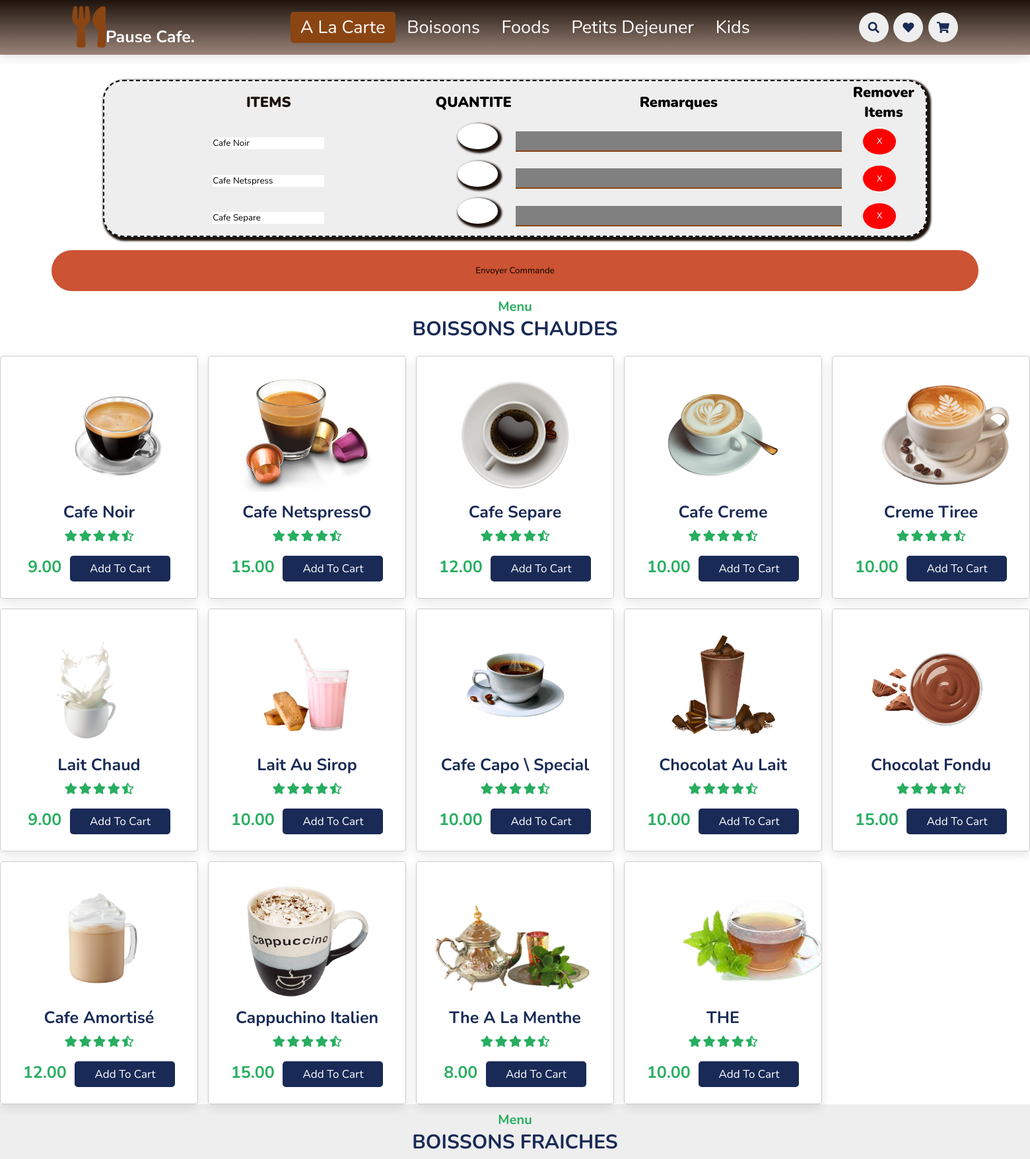
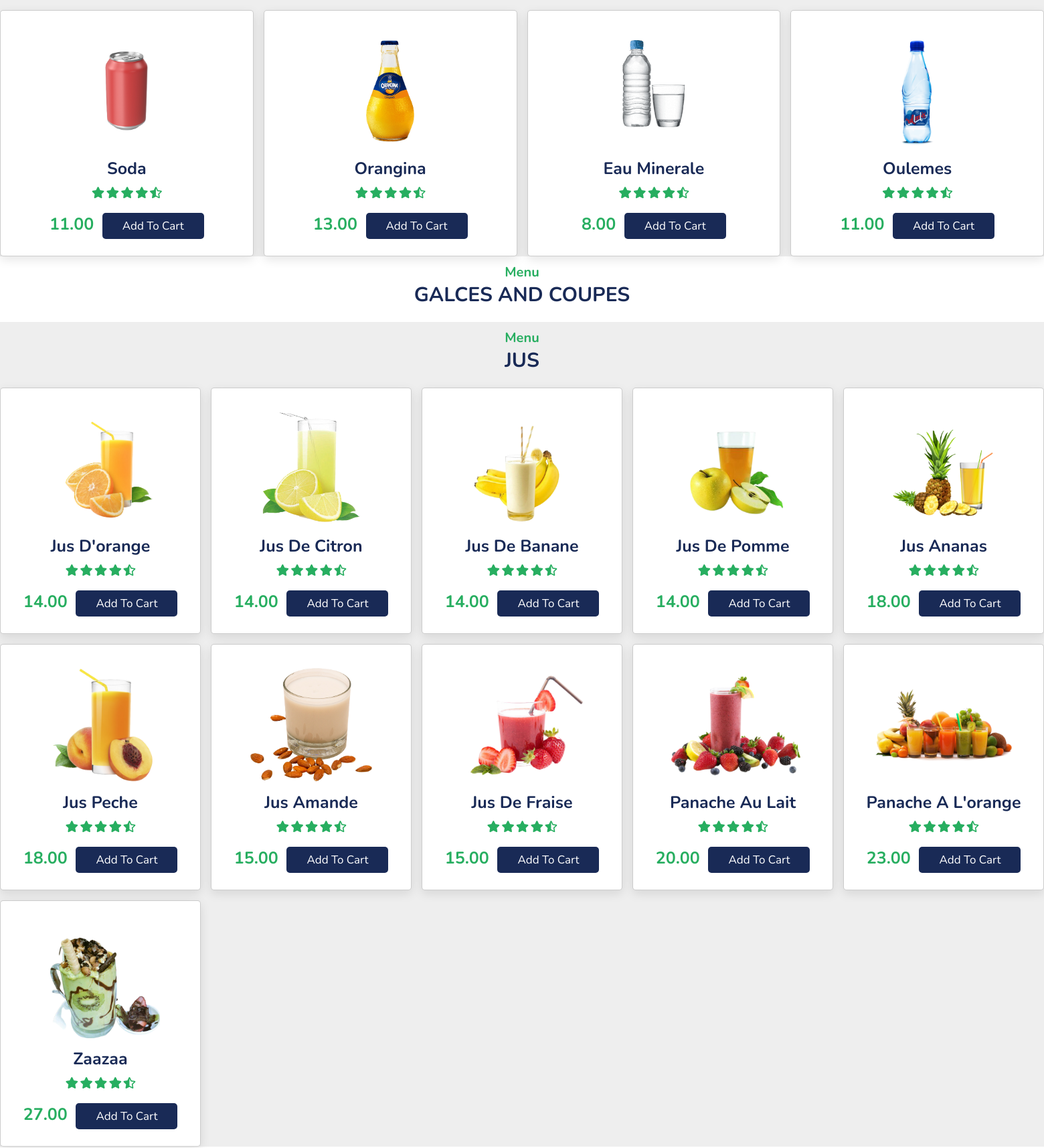
The page /hassanmenu (upper part) on the database its author committed (2 pictures, top to bottom).
### app/models.py (models this page shows, shortened)
class boissonschaudes(models.Model):
    name=models.CharField(max_length=20,primary_key=True)
    desceription=models.TextField(max_length=200,default="")
    prix=models.DecimalField(decimal_places=2,max_digits=4,default=0)
    image=models.ImageField(upload_to='photos',null=True,blank=True)
    rate=models.IntegerField()
    stock=models.BooleanField(default=True)

class boissonsfraiches(models.Model):
    name=models.CharField(max_length=30,primary_key=True)
    desceription=models.TextField(max_length=200)
    prix=models.DecimalField(decimal_places=2,max_digits=4,default=0)
    image=models.ImageField(upload_to='photos',null=True,blank=True)
    rate=models.IntegerField()
    stock=models.BooleanField(default=True)

class jus(models.Model):
    name=models.CharField(max_length=20,primary_key=True)
    desceription=models.TextField(max_length=200)
    prix=models.DecimalField(decimal_places=2,max_digits=4,default=0)
    image=models.ImageField(upload_to='photos',null=True,blank=True)
    rate=models.IntegerField()
    stock=models.BooleanField(default=True)

### app/views.py (the view)
# urls.py: path('hassanmenu',views.hassanmenu,name='hassanmenu'),
def hassanmenu(request):
    print("hhhh")
    print("jjj")
    return render(request,'pages/hassanmenu.html',{'boissonchaudes':boissonschaudes.objects.all(),'boissonsfraiches':boissonsfraiches.objects.all(),'crepe':crepes.objects.all(),'carte':carte.objects.all(),'jus':jus.objects.all(),'glaces':glaces.objects.all()})

### templates/pages/hassanmenu.html (shortened to what this page needs)
{% load static %}
<!DOCTYPE html>
<html lang="en">
<head>
    <link rel="stylesheet" href="https://unpkg.com/swiper/swiper-bundle.min.css" />
    <link rel="stylesheet" href="https://cdnjs.cloudflare.com/ajax/libs/font-awesome/5.15.3/css/all.min.css">
    <link rel="stylesheet" href="{% static 'style4.css'%}">
</head>
<body>
<header>
    <a href="#" class="logo"><i class="fas fa-utensils"></i>pause cafe.</a>
    <nav class="navbar">
        <a class="active" href="#home">a la carte</a>
        <a href="#dishes">boisoons</a>
        <a href="#about">foods</a>
        <a href="#menu">petits dejeuner</a>
        <a href="#review">kids</a>
    </nav>
    <div class="icons">
        <i class="fas fa-search" id="search-icon"></i>
        <a href="#" class="fas fa-heart"></a>
        <a href="#" class="fas fa-shopping-cart"></a>
    </div>
</header>
<div class="panier">
    <h2>MON PANIER</h2>
    <form  method="POST" id='datadiv' action='/commande/'>
    <table class="table1" id="table1">
        <tr >
            <th class="tit">ITEMS</th>
            <th class="qa">QUANTITE</th>
            <th class="rema">remarques</th>
            <th class="re">remover items</th>
        </tr>
        <tr >
            <td class="tit" ><input type="text" value="cafe noir" name='fname' id='fname'></td>
            <td class="qa"><input type="number" name="quantite" id=""  class="qua"></td>
            <td><input type="text" n id="" class="remai" name="rema"></td>
            <td class="re remover"><input type="button" value="x" class="rem " ></td>
        </tr>
        <tr>
            <td class="tit"><input type="text" value="cafe netspress"  name='fname'></td>
            <td class="qa"><input type="number" name="quantite" id=""  class="qua"></td>
            <td><input type="text" id="" class="remai" name="rema"></td>
            <td class="remover"><input type="button" value="x" class="rem"></td>
        </tr>
        <tr>
            <td class="tit"><input type="text" value="cafe separe"  name='fname'></td>
            <td class="qa"><input type="number" name="quantite" id=""  class="qua"></td>
            <td><input type="text"  id="" class="remai" name="rema"></td>
            <td><input type="button" value="x" class="rem"></td>
        </tr>
    </table>
    <input type="button" value="envoyer commande" class="envoi" onclick="complete()">
</form>
</div>
<section class="dishes" id="dishes">
    <h3 class="sub-heading"> menu</h3>
    <h1 class="heading"> boissons chaudes</h1>
    <div class="box-container">
        {% for i in boissonchaudes %}
        <div class="box">
            <img src="{{i.image.url}}" alt="">
            <h3>{{i.name}}</h3>
            <div class="stars">
                <i class="fas fa-star"></i>
                <i class="fas fa-star"></i>
                <i class="fas fa-star"></i>
                <i class="fas fa-star"></i>
                <i class="fas fa-star-half-alt"></i>
            </div>
            <span>{{i.prix}}</span>
            <a href="#" class="btn menuc">add to cart</a>
        </div>
        {% endfor %}
    </div>
</section>
<section class="dishes" id="dishes">
    <h3 class="sub-heading"> menu</h3>
    <h1 class="heading"> boissons fraiches</h1>
    <div class="box-container">
        {% for i in boissonsfraiches%}
        <div class="box">
            <img src="{{i.image.url}}" alt="">
            <h3>{{i.name}}</h3>
            <div class="stars">
                <i class="fas fa-star"></i>
                <i class="fas fa-star"></i>
                <i class="fas fa-star"></i>
                <i class="fas fa-star"></i>
                <i class="fas fa-star-half-alt"></i>
            </div>
            <span>{{i.prix}}</span>
            <a href="#" class="btn menuc">add to cart</a>
        </div>
        {% endfor %}
    </div>
</section>
<section class="dishes" id="dishes">
    <h3 class="sub-heading"> menu</h3>
    <h1 class="heading"> galces and coupes</h1>
</section>
<section class="dishes" id="dishes">
    <h3 class="sub-heading"> menu</h3>
    <h1 class="heading"> jus</h1>
    <div class="box-container">
        {% for i in jus %}
        <div class="box">
            <img src="{{i.image.url}}" alt="">
            <h3>{{i.name}}</h3>
            <div class="stars">
                <i class="fas fa-star"></i>
                <i class="fas fa-star"></i>
                <i class="fas fa-star"></i>
                <i class="fas fa-star"></i>
                <i class="fas fa-star-half-alt"></i>
            </div>
            <span>{{i.prix}}</span>
            <a href="#" class="btn menuc">add to cart</a>
        </div>
        {% endfor %}
    </div>
</section>
</body>
</html>

### app/static/style4.css (style rules this page uses)
:root { --green:#27ae60; --black:#192a56; --light-color:#666; --box-shadow:0 .5rem 1.5rem rgba(0,0,0,.1); }
* { font-family: 'Nunito', sans-serif; margin:0; padding:0; box-sizing: border-box; text-decoration: none; outline: none; border:none; text-transform: capitalize; transition: all .2s linear; }
html { font-size: 62.5%; overflow-x: hidden; scroll-padding-top: 5.5rem; scroll-behavior: smooth; }
section { width: 100%; }
section:nth-child(even) { background:#eee; }
.sub-heading { text-align: center; color:var(--green); font-size: 2rem; padding-top: 1rem; }
.heading { text-align: center; color:var(--black); font-size: 3rem; padding-bottom: 2rem; text-transform: uppercase; }
.btn { margin-top: 1rem; display: inline-block; font-size: 1.7rem; color:#fff; background: var(--black); border-radius: .5rem; cursor: pointer; padding:.8rem 3rem; }
header { position: fixed; top:0; left: 0; right:0; background:linear-gradient(#1e130c, #9a8478); padding:1rem 7%; display: flex; align-items: center; justify-content: space-between; z-index: 1000; box-shadow: var(--box-shadow); }
header .logo { color:white; font-size: 2.5rem; font-weight: bolder; }
header .logo i { color:saddlebrown; font-size: 4vw; }
header .navbar a { font-size: 2.7rem; color: white; border-radius: .5rem; padding:.5rem 1.5rem; }
header .navbar a.active, header .navbar a:hover { color:#fff; background: saddlebrown; }
header .icons i, header .icons a { cursor: pointer; margin-left: .5rem; height:4.5rem; line-height: 4.5rem; width:4.5rem; text-align: center; font-size: 1.7rem; color:var(--black); border-radius: 50%; background: #eee; }
.panier { width: 100%; margin-top: 5vw; border-radius: 30px; }
.panier h2 { margin-top: 2vw; font-size: xx-large; color: white; text-align: center; }
.rem { border-radius: 50%; background: red; width: 40%; margin-left: 25%; height: 2.5vw; color: white; }
.qua { border-radius: 100%; width: 50%; height: 2.5vw; font-weight: 900; font-size: 1.4vw; box-shadow: 3px 3px 3px 3px #1e130c; margin-left: 30%; text-align: center; margin-bottom: 1vw; }
.qa { width: 10%; font-weight: 900; font-size: 1.4vw; }
.table1 { border-radius: 30px; border: 2px dashed; width: 80%; margin: auto; background-color: #eee; box-shadow: 3px 3px 3px 3px #1e130c; }
.envoi { margin-top: 1.3vw; width: 90%; margin-left: 5%; border-radius: 40px; height: 4vw; background: #cc5333; }
.re { width: 20%; font-weight: 900; font-size: 1.4vw; }
.rema { width: 40%; font-weight: 900; font-size: 1.4vw; }
.remai { height: 2vw; border: none; width: 100%; border-bottom: saddlebrown 2px solid; border-right: none; background: grey; outline: none; cursor: pointer; }
.tit { width: 40%; color: #1e130c; font-size: 1.4vw; font-weight: 900; text-align: center; }
.dishes .box-container { width: 100%; display: grid; grid-template-columns: repeat(auto-fit, minmax(28rem, 1fr)); gap:1.5rem; }
.dishes .box-container .box { padding:2.5rem; background:#fff; border-radius: .5rem; border:.1rem solid rgba(0,0,0,.2); box-shadow: var(--box-shadow); position: relative; overflow: hidden; text-align: center; }
.dishes .box-container .box img { height:17rem; margin:1rem 0; }
.dishes .box-container .box h3 { color:var(--black); font-size: 2.5rem; }
.dishes .box-container .box .stars { padding:1rem 0; }
.dishes .box-container .box .stars i { font-size: 1.7rem; color:var(--green); }
.dishes .box-container .box span { color:var(--green); font-weight: bolder; margin-right: 1rem; font-size: 2.5rem; }

### rows shown on the page
boissonschaudes: image (picture), name "Cafe Noir", prix "9.00"
boissonschaudes: image (picture), name "Cafe NetspressO", prix "15.00"
boissonschaudes: image (picture), name "Cafe Separe", prix "12.00"
boissonschaudes: image (picture), name "Cafe Creme", prix "10.00"
boissonschaudes: image (picture), name "Creme Tiree", prix "10.00"
boissonschaudes: image (picture), name "Lait Chaud", prix "9.00"
boissonschaudes: image (picture), name "Lait Au Sirop", prix "10.00"
boissonschaudes: image (picture), name "Cafe Capo \\ Special", prix "10.00"
boissonschaudes: image (picture), name "Chocolat Au Lait", prix "10.00"
boissonschaudes: image (picture), name "Chocolat Fondu", prix "15.00"
boissonschaudes: image (picture), name "Cafe Amortisé", prix "12.00"
boissonschaudes: image (picture), name "Cappuchino Italien", prix "15.00"
boissonschaudes: image (picture), name "The A La Menthe", prix "8.00"
boissonschaudes: image (picture), name "THE", prix "10.00"
boissonsfraiches: image (picture), name "Soda", prix "11.00"
boissonsfraiches: image (picture), name "Orangina", prix "13.00"
boissonsfraiches: image (picture), name "Eau Minerale", prix "8.00"
boissonsfraiches: image (picture), name "Oulemes", prix "11.00"
jus: image (picture), name "Jus D'orange", prix "14.00"
jus: image (picture), name "Jus De Citron", prix "14.00"
jus: image (picture), name "Jus De Banane", prix "14.00"
jus: image (picture), name "Jus De Pomme", prix "14.00"
jus: image (picture), name "Jus Ananas", prix "18.00"
jus: image (picture), name "Jus Peche", prix "18.00"
jus: image (picture), name "Jus Amande", prix "15.00"
jus: image (picture), name "Jus De Fraise", prix "15.00"
jus: image (picture), name "Panache Au Lait", prix "20.00"
jus: image (picture), name "Panache A L'orange", prix "23.00"
jus: image (picture), name "Zaazaa", prix "27.00"
